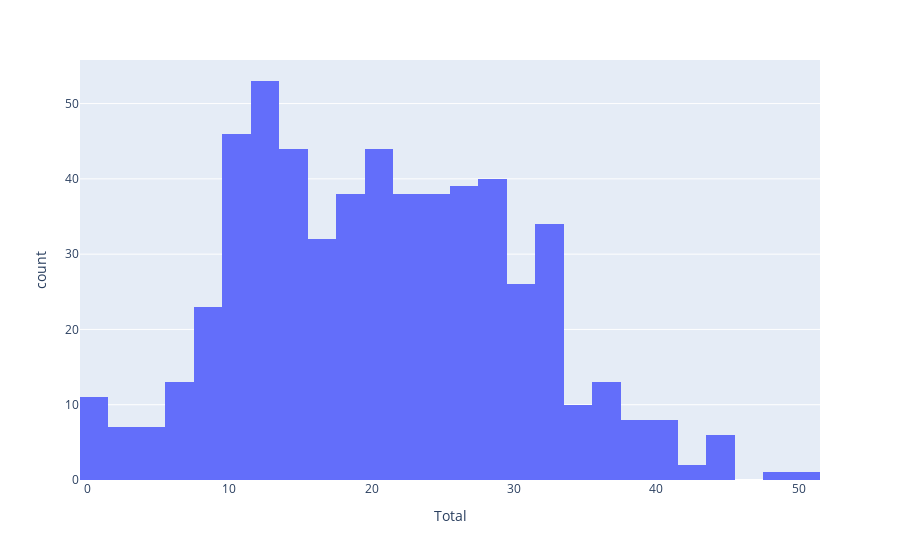

The notebook cell this image was saved under:
### Code cell
px.histogram(eat_concat, x = "Total")

### Figure 1 — Plotly figure (JSON) as saved in the notebook; plotly's stock layout.template omitted (floating-point values rounded to 4 significant figures; data arrays with more than 128 entries replaced by an {"elided": "..."} marker saying what was removed)
{"data": [{"alignmentgroup": "True", "bingroup": "x", "hovertemplate": "Total=%{x}<br>count=%{y}<extra></extra>", "legendgroup": "", "marker": {"color": "#636efa"}, "name": "", "offsetgroup": "", "orientation": "v", "showlegend": false, "type": "histogram", "x": {"elided": "582 int values"}, "xaxis": "x", "yaxis": "y"}], "layout": {"barmode": "relative", "legend": {"tracegroupgap": 0}, "margin": {"t": 60}, "xaxis": {"anchor": "y", "domain": [0, 1], "title": {"text": "Total"}}, "yaxis": {"anchor": "x", "domain": [0, 1], "title": {"text": "count"}}}}
